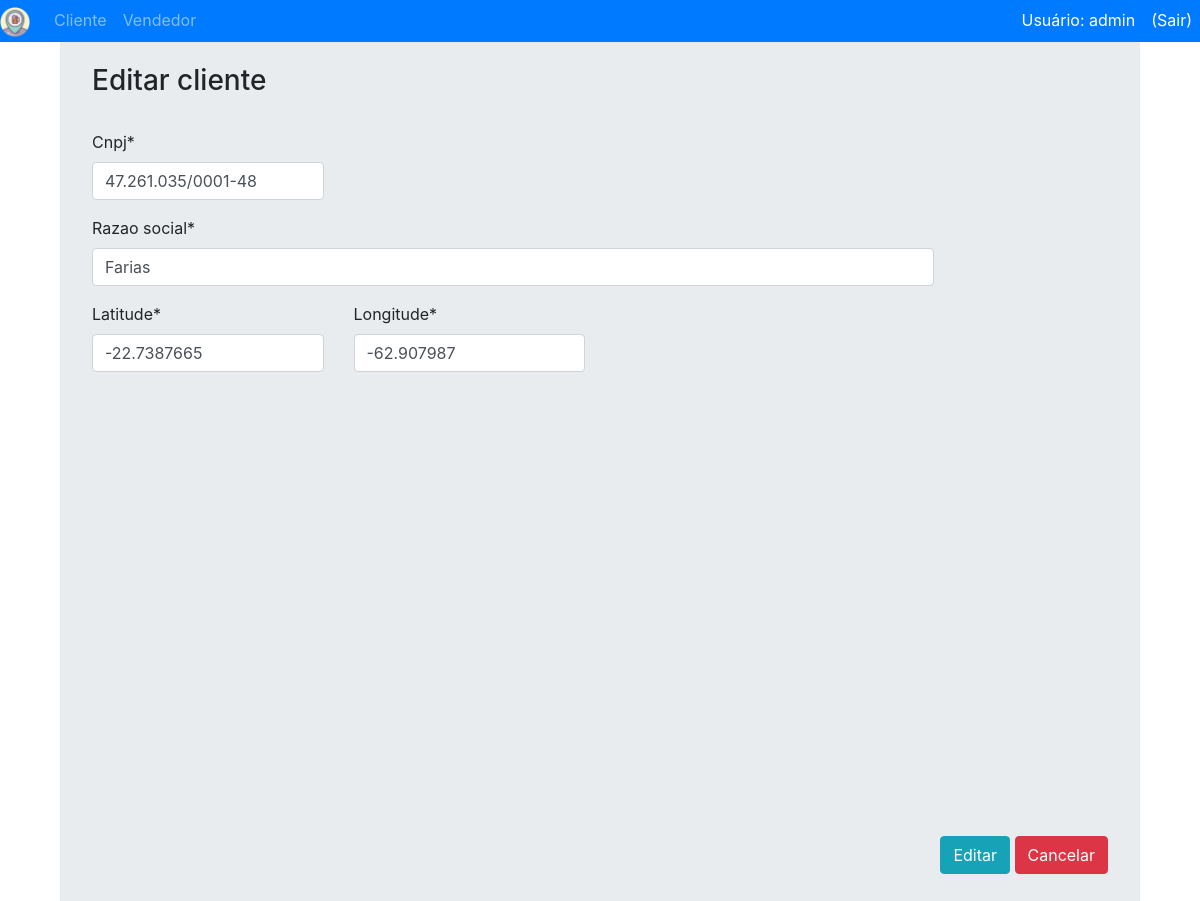
Screenshot of /cadastros/cliente/editar/1077/ (signed in) with the database file from the repository.
### cadastros/models.py (models this page shows)
class Cliente(models.Model):
    cnpj = models.CharField(max_length=18)
    razao_social = models.CharField(max_length=40)
    latitude = models.CharField(max_length=12)
    longitude = models.CharField(max_length=12)
    class Meta:
        db_table = 'Clientes'

### cadastros/views.py (the view)
# urls.py: path('cliente/editar/<int:pk>/', views.editarCliente, name='editar-cliente'),
@login_required
def editarCliente(request, pk):
    cliente = get_object_or_404(Cliente, pk=pk)
    form = ClienteForm(instance=cliente)
    if (request.method == 'POST'):
        form = ClienteForm(request.POST, instance=cliente)
        if (form.is_valid()):
            cliente = form.save(commit=False)
            cliente.cnpj = form.cleaned_data['cnpj']
            cliente.razao_social = form.cleaned_data['razao_social']
            cliente.latitude = form.cleaned_data['latitude']
            cliente.longitude = form.cleaned_data['longitude']
            cliente.save()
            return listaCliente(request)
        else:
            return render(request, 'cadastros/editar_cliente.html', {'form': form, 'cliente': cliente})
    elif (request.method == 'GET'):
        return render(request, 'cadastros/editar_cliente.html', {'form': form, 'cliente': cliente})

### cadastros/forms.py
class ClienteForm(forms.ModelForm):
    class Meta:
        model = Cliente
        fields = '__all__'

### templates/cadastros/editar_cliente.html
{% extends "cadastros/base.html" %}
{% block body_block %}
{% include "cadastros/editar.html" with active_tab='cliente' %}
{% endblock %}

### templates/cadastros/base.html (shortened to what this page needs)
<!DOCTYPE html>
{% load static %}
<html>
  <head>
    <link rel='stylesheet' type="text/css" href="{% static 'cadastros/css/cadastros.css' %}">
    <link rel="stylesheet" href="https://stackpath.bootstrapcdn.com/bootstrap/4.1.3/css/bootstrap.min.css"
>
    <link href="https://maxcdn.bootstrapcdn.com/font-awesome/4.7.0/css/font-awesome.min.css" rel="stylesheet">
  </head>
  <body>
    {% with request.resolver_match.url_name as url_name %}
    <nav class="navbar-collapse justify-content-between navbar-expand-lg navbar-dark bg-primary fixed-top " >
      <div class="navbar-nav">
        <ul class="navbar-nav mr-auto">
          <li class="nav-item">
            <a class="navbar-brand" href="{% url 'index' %}"><img src="{% static 'cadastros/images/favicon.ico' %}" width="30" height="30" alt=""></a>
          </li>
        {% if user.is_authenticated %}
          <li class="nav-item {% if url_name == 'lista-cliente' %} active {% endif %}">
            <a class="nav-link" href="{% url 'cadastros:lista-cliente' %}"> Cliente </a>
          </li>
          <li class="nav-item {% if url_name == 'lista-vendedor' %} active {% endif %}">
            <a class="nav-link" href="{% url 'cadastros:lista-vendedor' %}"> Vendedor </a>
          </li>
        </ul>
        <ul class="navbar-nav">
          <li class="nav-item active">
            <a class="nav-link" > Usuário: {{ user.username }} </a>
          </li>
          <li class="nav-item active">
            <a class="nav-link" href="{% url 'logout' %}">(Sair)</a>
          </li>
        </ul>
        {% endif %}
      </div>
    </nav>
    {% endwith %}
    <div class="container">
    {% block body_block %}
    {% endblock %}
    </div>
  </body>
</html>

### templates/cadastros/editar.html (shortened to what this page needs)
{% load crispy_forms_tags %}
{% load static %}
    <div class="container">
      <div class="jumbotron">
        <form action="."  method="POST">
            {% if active_tab == 'cliente' %}
            <h3>Editar cliente</h3>
            {% else %}
            <h3>Editar vendedor</h3>
            {% endif %}
            <br>
            <div class="row">
                <div class="col-sm-3">
                    {% if active_tab == 'cliente' %}  {{ form.cnpj|as_crispy_field }} {% endif %}
                </div>
            </div>
            <div class="row">
                <div class="col-sm-10">
                    {{ form.razao_social|as_crispy_field }}
                </div>
            </div>
            <div class="row">
                <div class="col-sm-3">
                    {{ form.latitude|as_crispy_field }}
                </div>
                <div class="col-sm-3">
                    {{ form.longitude|as_crispy_field }}
                </div>
            </div>
            <br>
            <div id="googleMap" style="width:100%;height:400px;"></div>
            <br>
            <div align="right">
                <input type="submit" class='btn btn-info' value="Editar">
                {% if active_tab == 'cliente' %}
                    <a href="{% url 'cadastros:lista-cliente' %}"> <button type="button" class="btn btn-danger">Cancelar</button></a>
                {% else %}
                    <a href="{% url 'cadastros:lista-vendedor' %}"> <button type="button" class="btn btn-danger">Cancelar</button></a>
                {% endif %}
            </div>
        </form>
      </div>
    </div>

### static/cadastros/css/cadastros.css (style rules this page uses)
a:link { color: #495057; }

### rows the page displays
Cliente: cnpj "47.261.035/0001-48", razao_social "Farias", latitude "-22.7387665", longitude "-62.907987"

### other values shown
{{ user.username }} "admin"
